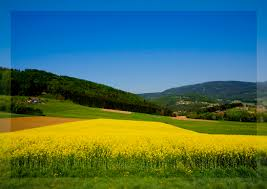
#> input picture Lab_Assignment_2/image.jpg, 267 x 189 px
$ jupyter execute Assignment2_2.ipynb
#> lines starting #> are read from the running program, lines starting #| are printed output that depends on the picture; long printed decimals are rounded
### Author: Tejaswini Patil
### Reg No: 20MAI0044
### Deep Learning CSE6037-Lab2

### Activity 2 - Write a code to filter the given image using the following size of the filters
***1: filter size(3,3) and (5,5)\
2: filter size(3,3) and (5,5),stride=2\
3: filter size(3,3) and (5,5),stride=1,zero-padding\
4: Calculate the metric: entropy***

[cell 1]
# Importing Necessary Libraries
import cv2
import numpy as np
from matplotlib import pyplot as plt
from PIL import Image

[cell 2]
#1: filter size(3,3) and (5,5)

img = Image.open("image.jpg")
#> img is the input picture: PIL image 267x189 RGB; mean R, G, B 70, 112.1, 93.1

img = np.array(img)
kernel1 = np.ones((3,3),np.float32)/9
dst1 = cv2.filter2D(img,-1,kernel1)
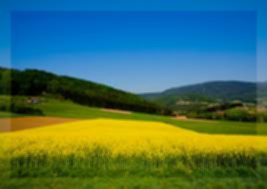
#> dst1: shape (189, 267, 3); mean R, G, B 70, 112.1, 93.1

kernel2 = np.ones((5,5),np.float32)/25
dst2 = cv2.filter2D(img,-1,kernel2)

plt.figure(figsize=(20,10))
plt.subplot(221),plt.imshow(img),plt.title('Original')
plt.subplot(222),plt.imshow(dst1),plt.title('Averaging - 3*3')
plt.subplot(223),plt.imshow(dst2),plt.title('Averaging - 5*5')
plt.show()
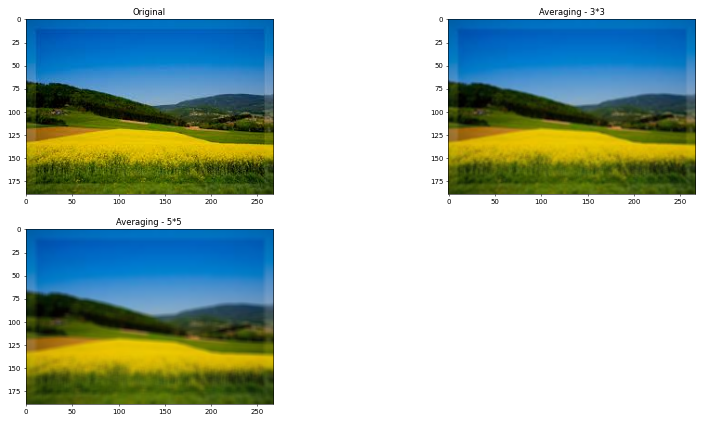
#> figure drawn by matplotlib, 3 panels

## Note: Here we can notice the more the filtering we apply the more averaging occurs and the image starts getting blurr

***Knowing the math behind the convolution***

[cell 3]
def convolve2D(image, kernel, padding=0, strides=1):
    # Cross Correlation
#> called with kernel = array of shape (3, 3), padding = 0, strides = 2
    kernel = np.flipud(np.fliplr(kernel))

    # Gather Shapes of Kernel + Image + Padding
    xKernShape = kernel.shape[0]
    yKernShape = kernel.shape[1]
    xImgShape = image.shape[0]
#> xImgShape = 189
    yImgShape = image.shape[1]
#> yImgShape = 267

    # Shape of Output Convolution
    xOutput = int(((xImgShape - xKernShape + 2 * padding) / strides) + 1)
#> xOutput = 94
    yOutput = int(((yImgShape - yKernShape + 2 * padding) / strides) + 1)
#> yOutput = 133
    output = np.zeros((xOutput, yOutput))

    # Apply Equal Padding to All Sides
    if padding != 0:
        imagePadded = np.zeros((image.shape[0] + padding*2, image.shape[1] + padding*2))
        imagePadded[int(padding):int(-1 * padding), int(padding):int(-1 * padding)] = image
        print(imagePadded)
    else:
        imagePadded = image

    # Iterate through image
    for y in range(image.shape[1]):
        # Exit Convolution
        if y > image.shape[1] - yKernShape:
            break
        # Only Convolve if y has gone down by the specified Strides
        if y % strides == 0:
            for x in range(image.shape[0]):
                # Go to next row once kernel is out of bounds
                if x > image.shape[0] - xKernShape:
                    break
                try:
                    # Only Convolve if x has moved by the specified Strides
                    if x % strides == 0:
                        output[x, y] = (kernel * imagePadded[x: x + xKernShape, y: y + yKernShape]).sum()
                except:
                    break
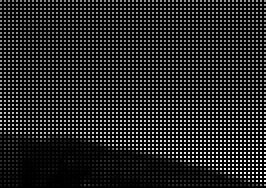
#> output: shape (94, 133) float64 (shown 2 times larger); min 0, max 514.6, mean 73.4; drawn with min black and max white

    return output

[cell 4]
#2: filter size(3,3) and (5,5),stride=2
kernel1 = np.ones((3,3),np.float32)/9
kernel2 = np.ones((5,5),np.float32)/25
dst3 = convolve2D(img, kernel1, strides=2)
dst4 = convolve2D(img, kernel2, strides=2)
#> after the loop in convolve2D (call 2), `for y in range(image.shape[1]):`: output: shape (93, 132) float64; every value is 0

plt.figure(figsize=(20,10))
plt.subplot(121),plt.imshow(dst3),plt.title('Averaging - 3*3')
plt.subplot(122),plt.imshow(dst4),plt.title('Averaging - 5*5')
plt.show()
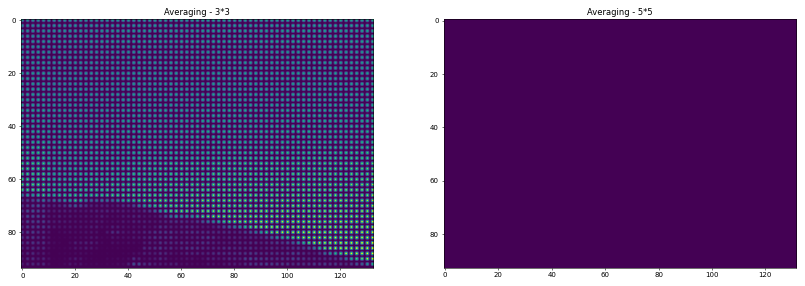
#> figure drawn by matplotlib, 2 panels

[cell 5]
#3: filter size(3,3) and (5,5),stride=1,zero-padding

import cv2
import numpy as np
from matplotlib import pyplot as plt

from PIL import Image
img = Image.open("image.jpg")

img = np.array(img)
img = np.pad(img, pad_width=[(6, 6),(6, 6),(0, 0)], mode='constant')
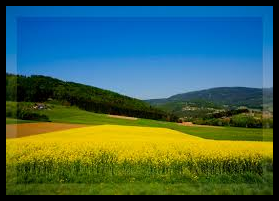
#> img: shape (201, 279, 3); mean R, G, B 63, 100.8, 83.8
kernel1 = np.ones((3,3),np.float32)/9
dst5 = cv2.filter2D(img,-1,kernel1)
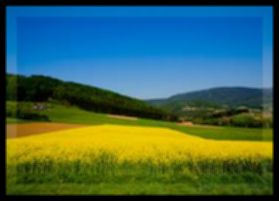
#> dst5: shape (201, 279, 3); mean R, G, B 63, 100.8, 83.8

kernel2 = np.ones((5,5),np.float32)/25
dst6 = cv2.filter2D(img,-1,kernel2)
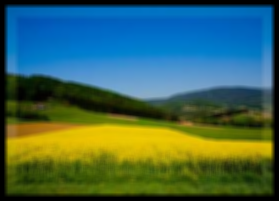
#> dst6: shape (201, 279, 3); mean R, G, B 63, 100.8, 83.8

plt.figure(figsize=(20,10))
plt.subplot(121),plt.imshow(dst5),plt.title('Averaging - 3*3')
plt.subplot(122),plt.imshow(dst6),plt.title('Averaging - 5*5')
plt.show()

[cell 6]
#Additional ---
def processImage(image):
#> called with image = 'image.jpg'
    image = cv2.imread(image)
    image = cv2.cvtColor(src=image, code=cv2.COLOR_BGR2GRAY)
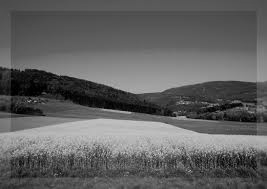
#> image: shape (189, 267); min 0, max 204, mean 97.3
    return image
image = processImage('image.jpg')

# Edge Detection Kernel
kernel = np.array([[-1, -1, -1], [-1, 8, -1], [-1, -1, -1]])
#kernel = np.array([[1, 1, 1], [1, 1, 1], [1, 1, 1]])
#kernel = np.array([[2, 2, 2], [2, 2, 2], [2, 2, 2]])

# Convolve and Save Output
output = convolve2D(image, kernel, padding=2)
#> call 3 of convolve2D, with kernel = array of shape (3, 3), padding = 2, strides = 1
#> in convolve2D (call 3), `imagePadded[int(padding):int(-1 * padding), int(padding):int(-1 * padd..`:
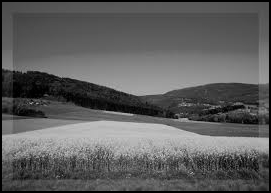
#> imagePadded: shape (193, 271) float64; min 0, max 204, mean 93.9
#> (printed output is left out)
#> after the loop in convolve2D (call 3), `for y in range(image.shape[1]):`:
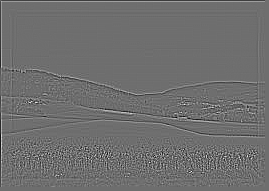
#> output: shape (191, 269) float64; min -574, max 746, mean 0; drawn with min black and max white
plt.imshow(output)

[cell 7]
#4: Calculating image entropies
from numpy import unique
from scipy.stats import entropy as scipy_entropy

def entropy(image, base=2):
#> called with base = 2
    _, counts = unique(image, return_counts=True)
#> counts = 247 values, max 36435 at index 0, min 2 at index 246, mean 681.1
    return scipy_entropy(counts, base=base)

print("Entropy of original image: ",entropy(img))
#| Entropy of original image:  6.760
print("Entropy of dst1: ",entropy(dst1))
#| Entropy of dst1:  7.407
print("Entropy of dst2: ",entropy(dst2))
#| Entropy of dst2:  7.433
print("Entropy of dst3: ",entropy(dst3))
#| Entropy of dst3:  3.458
print("Entropy of dst4: ",entropy(dst4))
#| Entropy of dst4:  0.0
print("Entropy of dst5: ",entropy(dst5))
#| Entropy of dst5:  7.060
print("Entropy of dst6: ",entropy(dst6))
#| Entropy of dst6:  7.166
print("Entropy of output: ",entropy(output))
#| Entropy of output:  7.202
